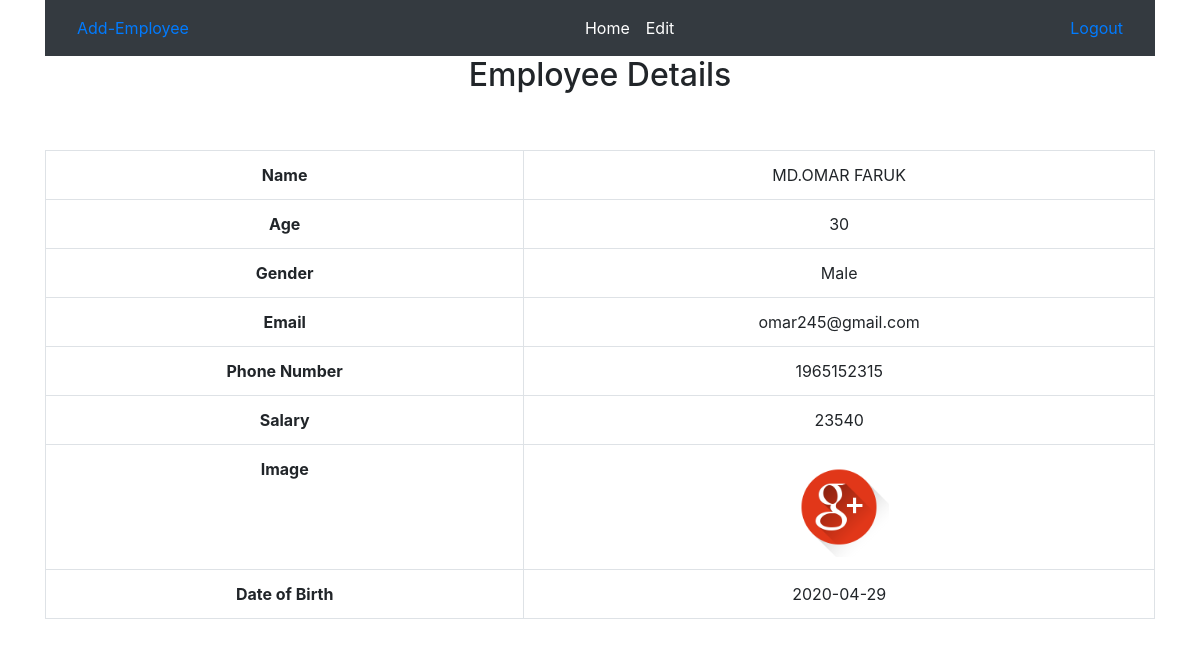
/show.php?id=3 (signed in), run on the app's committed database.
### tables this page shows
CREATE TABLE `employees` (
  `id` int(11) NOT NULL,
  `name` varchar(250) NOT NULL,
  `age` int(250) NOT NULL,
  `gender` varchar(250) NOT NULL,
  `email` varchar(250) NOT NULL,
  `phone_number` int(250) NOT NULL,
  `salary` varchar(250) NOT NULL,
  `image` varchar(250) NOT NULL,
  `dob` date NOT NULL
);

### show.php (the view, shortened to what this page needs)
<?php
require 'connection.php';
	$id = $_GET['id'];
	$sql = "SELECT * FROM employees WHERE id = $id";
	$result = $conn->query($sql);
	$data = $result->fetch_assoc();
?>
<!DOCTYPE html>
<html>
	<head>
		<link rel="stylesheet" href="https://maxcdn.bootstrapcdn.com/bootstrap/4.0.0/css/bootstrap.min.css">
	</head>
	<body>
		<div class="container">
			<nav class="navbar navbar-expand-lg navbar-dark bg-dark">
  				<a class="nav-item nav-link" href="insert.php">Add-Employee <span class="sr-only">(current)</span></a>
  				<div class="collapse navbar-collapse" id="navbarNavAltMarkup">
    				<div class="navbar-nav mx-auto">
      					<a class="nav-item nav-link active" href="index.php">Home</a>
      					<a class="nav-item nav-link active" href="edit.php?id=<?php echo $data['id']?>">Edit</a>
    				</div>
  				</div>
  				<a class="nav-item nav-link active" href="logout.php">Logout<span class="sr-only">(current)</span></a>
			</nav>
			<h2 class="text-center">Employee Details</h2>
			<br><br>
			<table class="table table-bordered text-center">
				<tr>
					<th>Name</th>
					<td><?php echo $data['name']?></td>
				</tr>
				<tr>
					<th>Age</th>
					<td><?php echo $data['age']?></td>
				</tr><tr>
					<th>Gender</th>
					<td><?php echo $data['gender']?></td>
				</tr><tr>
					<th>Email</th>
					<td><?php echo $data['email']?></td>
				</tr><tr>
					<th>Phone Number</th>
					<td><?php echo $data['phone_number']?></td>
				</tr><tr>
					<th>Salary</th>
					<td><?php echo $data['salary']?></td>
				</tr><tr>
					<th>Image</th>
					<td><img src="<?php echo $data['image'];?>" width="100"></td>
				</tr><tr>
					<th>Date of Birth</th>
					<td><?php echo $data['dob']?></td>
				</tr>
			</table>
		</div>
	</body>
</html>

### data on the page
employees: name "MD.OMAR FARUK", age "30", gender "Male", email "omar245@gmail.com", phone_number "1965152315", salary "23540", image (picture), dob "2020-04-29"
